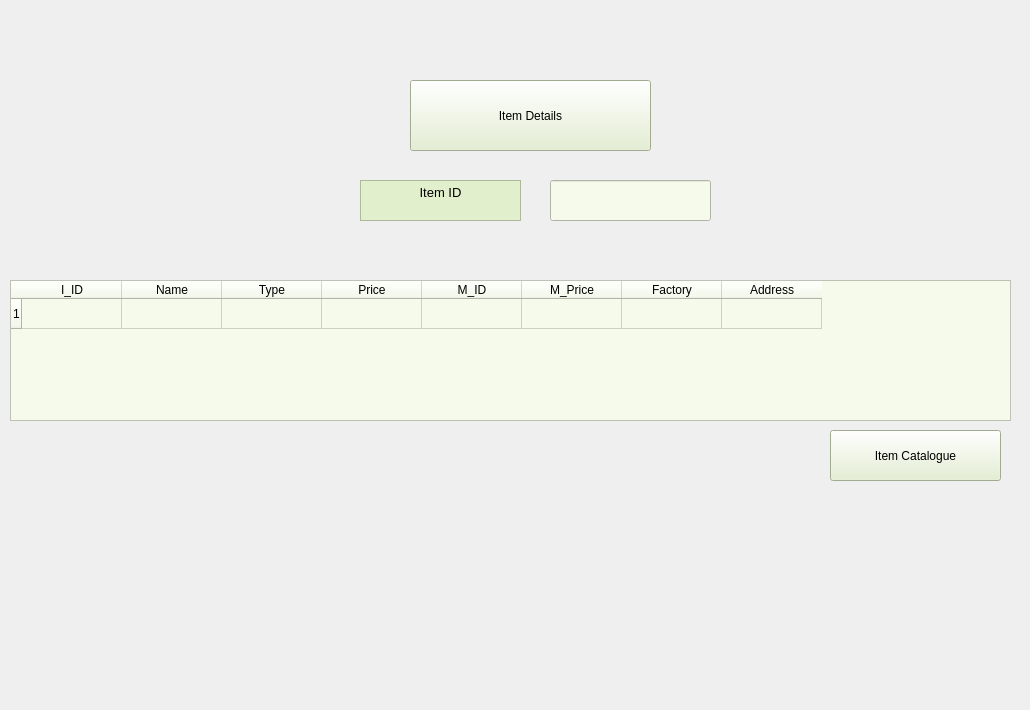
    <widget class="QWidget" name="details_page">
     <widget class="QTableWidget" name="details_table">
      <property name="geometry">
       <rect>
        <x>10</x>
        <y>280</y>
        <width>1001</width>
        <height>141</height>
       </rect>
      </property>
      <property name="styleSheet">
       <string notr="true">background-color:rgb(246, 250, 234)</string>
      </property>
      <property name="rowCount">
       <number>1</number>
      </property>
      <row/>
      <column>
       <property name="text">
        <string>I_ID</string>
       </property>
      </column>
      <column>
       <property name="text">
        <string>Name</string>
       </property>
      </column>
      <column>
       <property name="text">
        <string>Type</string>
       </property>
      </column>
      <column>
       <property name="text">
        <string>Price</string>
       </property>
      </column>
      <column>
       <property name="text">
        <string>M_ID</string>
       </property>
      </column>
      <column>
       <property name="text">
        <string>M_Price</string>
       </property>
      </column>
      <column>
       <property name="text">
        <string>Factory</string>
       </property>
      </column>
      <column>
       <property name="text">
        <string>Address</string>
       </property>
      </column>
     </widget>
     <widget class="QTextBrowser" name="textBrowser_10">
      <property name="geometry">
       <rect>
        <x>360</x>
        <y>180</y>
        <width>161</width>
        <height>41</height>
       </rect>
      </property>
      <property name="styleSheet">
       <string notr="true">background-color:rgb(226, 239, 204)</string>
      </property>
      <property name="html">
       <string>&lt;!DOCTYPE HTML PUBLIC &quot;-//W3C//DTD HTML 4.0//EN&quot; &quot;http://www.w3.org/TR/REC-html40/strict.dtd&quot;&gt;
&lt;html&gt;&lt;head&gt;&lt;meta name=&quot;qrichtext&quot; content=&quot;1&quot; /&gt;&lt;style type=&quot;text/css&quot;&gt;
p, li { white-space: pre-wrap; }
&lt;/style&gt;&lt;/head&gt;&lt;body style=&quot; font-family:'MS Shell Dlg 2'; font-size:7.8pt; font-weight:400; font-style:normal;&quot;&gt;
&lt;p align=&quot;center&quot; style=&quot; margin-top:0px; margin-bottom:0px; margin-left:0px; margin-right:0px; -qt-block-indent:0; text-indent:0px;&quot;&gt;&lt;span style=&quot; font-size:9.6pt;&quot;&gt;Item ID&lt;/span&gt;&lt;/p&gt;&lt;/body&gt;&lt;/html&gt;</string>
      </property>
     </widget>
     <widget class="QPushButton" name="details_load">
      <property name="geometry">
       <rect>
        <x>410</x>
        <y>80</y>
        <width>241</width>
        <height>71</height>
       </rect>
      </property>
      <property name="styleSheet">
       <string notr="true">background-color:rgb(226, 239, 204)</string>
      </property>
      <property name="text">
       <string>Item Details</string>
      </property>
     </widget>
     <widget class="QLineEdit" name="details_id">
      <property name="geometry">
       <rect>
        <x>550</x>
        <y>180</y>
        <width>161</width>
        <height>41</height>
       </rect>
      </property>
      <property name="styleSheet">
       <string notr="true">background-color:rgb(246, 250, 234)</string>
      </property>
     </widget>
     <widget class="QPushButton" name="go_back">
      <property name="geometry">
       <rect>
        <x>830</x>
        <y>430</y>
        <width>171</width>
        <height>51</height>
       </rect>
      </property>
      <property name="styleSheet">
       <string notr="true">background-color:rgb(226, 239, 204)</string>
      </property>
      <property name="text">
       <string>Item Catalogue</string>
      </property>
     </widget>
     <widget class="QLabel" name="background_8">
      <property name="geometry">
       <rect>
        <x>0</x>
        <y>20</y>
        <width>1021</width>
        <height>681</height>
       </rect>
      </property>
      <property name="styleSheet">
       <string notr="true">image: url(:/Pic/Pictures/greenMain.jpg);</string>
      </property>
      <property name="text">
       <string/>
      </property>
     </widget>
     <zorder>background_8</zorder>
     <zorder>details_table</zorder>
     <zorder>textBrowser_10</zorder>
     <zorder>details_load</zorder>
     <zorder>details_id</zorder>
     <zorder>go_back</zorder>
    </widget>
